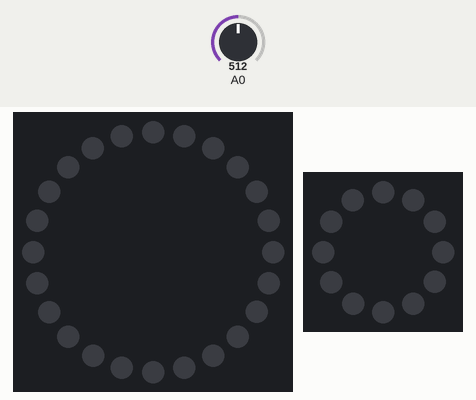
Recording of a sketch running on a simulated Arduino Uno, built with avr-gcc and run on an emulated ATmega328P. Shown: 24 RGB LEDs in a ring, first at the top, clockwise, 12 RGB LEDs in a ring, first at the top, clockwise. The inputs (shaded band) are chosen by the test bench; at power-on: A0 = 512. Random numbers use the default seed unless the sketch sets one.

Above: at 1.2 s.
1.3 s: A0 set to 888
2.8 s: A0 set to 918
At 3.42 s:
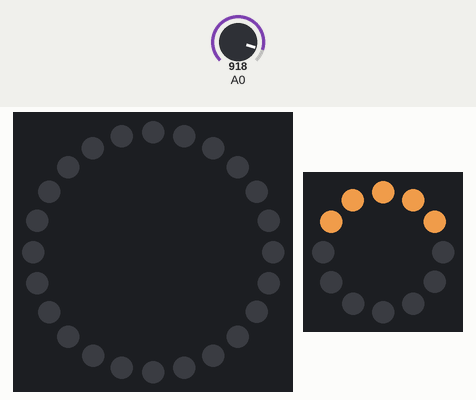
5.0 s: A0 set to 900
At 5.65 s:
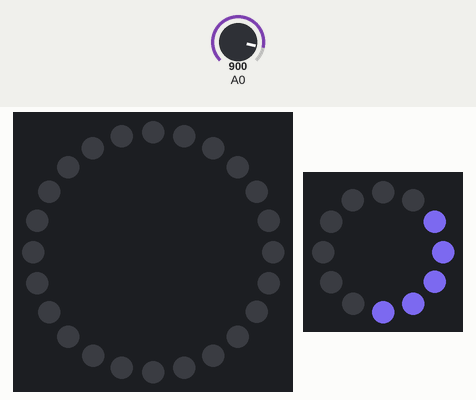
6.7 s: A0 set to 1023
At 7.88 s:
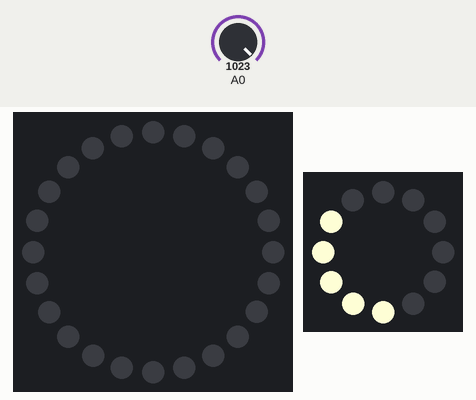

The sketch:

RadioRing.ino
```cpp
#include "FastLED.h"

#define NUM_LEDS_BIG   24
#define NUM_LEDS_SMALL 12
CRGB ledsBig[NUM_LEDS_BIG];
CRGB ledsSmall[NUM_LEDS_SMALL];
int pos = 0;

void setup()
{
  Serial.begin(9600);
  randomSeed(analogRead(0));
  FastLED.addLeds<NEOPIXEL, 6>(ledsBig, NUM_LEDS_BIG);
  FastLED.addLeds<NEOPIXEL, 5>(ledsSmall, NUM_LEDS_SMALL);
}

void ring(CRGB* leds, int ledCount, const CRGB& col, int pos)
{
  pos = pos % ledCount;
  for (auto i = 0; i < ledCount / 4; i++)
  {
    auto a = (pos + ledCount + i) % ledCount;
    auto b = (pos + ledCount - i) % ledCount;
    leds[a] = col;
    leds[b] = col;
    FastLED.show();
    delay(35);
  }
  delay(60);

  for (auto i = ledCount / 4 - 1; i >= 0; i--)
  {
    auto a = (pos + ledCount + i) % ledCount;
    auto b = (pos + ledCount - i) % ledCount;
    leds[a] = CRGB::Black;
    leds[b] = CRGB::Black;
    FastLED.show();
    delay(10);
  }
}

CRGB col1 = CRGB::Black;
CRGB col2 = CRGB::Black;
bool lightOn = false;
long timeStamp = 0;

void loop()
{
  auto light = analogRead(0);
  // help with random
  if (random(100000) == 500) {
    light = 1000;
  }
  //Serial.println(light);
  if (light > 900)
  {
    timeStamp = millis();
    //if (!lightOn)
    {
      lightOn = true;
      col1 = GetRandomColor();
      col2 = GetRandomColor();
    }
  }
  if (lightOn && millis() - timeStamp > 3500)
  {
    col1 = CRGB::Black;
    col2 = CRGB::Black;
    lightOn = false;
  }

  if (lightOn)
  {
    ring(ledsBig, NUM_LEDS_BIG, col1, pos);
    ring(ledsSmall, NUM_LEDS_SMALL, col2, pos);
    pos += 1;
  }
  else
  {
    FastLED.clear();
    FastLED.show();
  }
}


CRGB GetRandomColor()
{
  static CRGB::HTMLColorCode colors[] =
  {
    CRGB::AliceBlue,
    CRGB::Amethyst,
    CRGB::AntiqueWhite,
    CRGB::Aqua,
    CRGB::Aquamarine,
    CRGB::Azure,
    CRGB::Beige,
    CRGB::Bisque,
    // CRGB::Black
    CRGB::BlanchedAlmond,
    CRGB::Blue,
    CRGB::BlueViolet,
    CRGB::Brown,
    CRGB::BurlyWood,
    CRGB::CadetBlue,
    CRGB::Chartreuse,
    CRGB::Chocolate,
    CRGB::Coral,
    CRGB::CornflowerBlue,
    CRGB::Cornsilk,
    CRGB::Crimson,
    CRGB::Cyan,
    CRGB::DarkBlue,
    CRGB::DarkCyan,
    CRGB::DarkGoldenrod,
    CRGB::DarkGray,
    CRGB::DarkGrey,
    CRGB::DarkGreen,
    CRGB::DarkKhaki,
    CRGB::DarkMagenta,
    CRGB::DarkOliveGreen,
    CRGB::DarkOrange,
    CRGB::DarkOrchid,
    CRGB::DarkRed,
    CRGB::DarkSalmon,
    CRGB::DarkSeaGreen,
    CRGB::DarkSlateBlue,
    CRGB::DarkSlateGray,
    CRGB::DarkSlateGrey,
    CRGB::DarkTurquoise,
    CRGB::DarkViolet,
    CRGB::DeepPink,
    CRGB::DeepSkyBlue,
    CRGB::DimGray,
    CRGB::DimGrey,
    CRGB::DodgerBlue,
    CRGB::FireBrick,
    CRGB::FloralWhite,
    CRGB::ForestGreen,
    CRGB::Fuchsia,
    CRGB::Gainsboro,
    CRGB::GhostWhite,
    CRGB::Gold,
    CRGB::Goldenrod,
    CRGB::Gray,
    CRGB::Grey,
    CRGB::Green,
    CRGB::GreenYellow,
    CRGB::Honeydew,
    CRGB::HotPink,
    CRGB::IndianRed,
    CRGB::Indigo,
    CRGB::Ivory,
    CRGB::Khaki,
    CRGB::Lavender,
    CRGB::LavenderBlush,
    CRGB::LawnGreen,
    CRGB::LemonChiffon,
    CRGB::LightBlue,
    CRGB::LightCoral,
    CRGB::LightCyan,
    CRGB::LightGoldenrodYellow,
    CRGB::LightGreen,
    CRGB::LightGrey,
    CRGB::LightPink,
    CRGB::LightSalmon,
    CRGB::LightSeaGreen,
    CRGB::LightSkyBlue,
    CRGB::LightSlateGray,
    CRGB::LightSlateGrey,
    CRGB::LightSteelBlue,
    CRGB::LightYellow,
    CRGB::Lime,
    CRGB::LimeGreen,
    CRGB::Linen,
    CRGB::Magenta,
    CRGB::Maroon,
    CRGB::MediumAquamarine,
    CRGB::MediumBlue,
    CRGB::MediumOrchid,
    CRGB::MediumPurple,
    CRGB::MediumSeaGreen,
    CRGB::MediumSlateBlue,
    CRGB::MediumSpringGreen,
    CRGB::MediumTurquoise,
    CRGB::MediumVioletRed,
    CRGB::MidnightBlue,
    CRGB::MintCream,
    CRGB::MistyRose,
    CRGB::Moccasin,
    CRGB::NavajoWhite,
    CRGB::Navy,
    CRGB::OldLace,
    CRGB::Olive,
    CRGB::OliveDrab,
    CRGB::Orange,
    CRGB::OrangeRed,
    CRGB::Orchid,
    CRGB::PaleGoldenrod,
    CRGB::PaleGreen,
    CRGB::PaleTurquoise,
    CRGB::PaleVioletRed,
    CRGB::PapayaWhip,
    CRGB::PeachPuff,
    CRGB::Peru,
    CRGB::Pink,
    CRGB::Plaid,
    CRGB::Plum,
    CRGB::PowderBlue,
    CRGB::Purple,
    CRGB::Red,
    CRGB::RosyBrown,
    CRGB::RoyalBlue,
    CRGB::SaddleBrown,
    CRGB::Salmon,
    CRGB::SandyBrown,
    CRGB::SeaGreen,
    CRGB::Seashell,
    CRGB::Sienna,
    CRGB::Silver,
    CRGB::SkyBlue,
    CRGB::SlateBlue,
    CRGB::SlateGray,
    CRGB::SlateGrey,
    CRGB::Snow,
    CRGB::SpringGreen,
    CRGB::SteelBlue,
    CRGB::Tan,
    CRGB::Teal,
    CRGB::Thistle,
    CRGB::Tomato,
    CRGB::Turquoise,
    CRGB::Violet,
    CRGB::Wheat,
    CRGB::White,
    CRGB::WhiteSmoke,
    CRGB::Yellow,
    CRGB::YellowGreen,
    CRGB::FairyLight,
    CRGB::FairyLightNCC,
  };
  int nrOfColors = sizeof(colors) / sizeof(colors[0]);
  int index = random(nrOfColors);
  //Serial.println(nrOfColors);
  //Serial.println(index);
  return colors[index];
}
```

Measured:
- the behaviour switches between 900 and 901 on A0 (found by bisection; images 0 and 1)
- after the input at 1.3 s, every drawn part: stays the same
- after the input at 2.8 s, the LEDs: first change at once (image 1 shows a later state)
